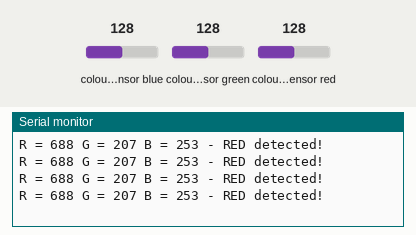
This sketch was run on a simulated Arduino Uno, built with avr-gcc and run on an emulated ATmega328P. Shown: the last lines printed to the serial monitor. Wiring (inferred from the names in the program): TCS3200 colour sensor: output pin 8; S2 pin 6; S3 pin 7; S0 pin 4; S1 pin 5. Inputs (shaded band) come from the test bench; at power-on: colour sensor red 128, colour sensor blue 128, colour sensor green 128.

Above: at 1.2 s.
1.3 s: colour sensor red set to 5
At 1.73 s:
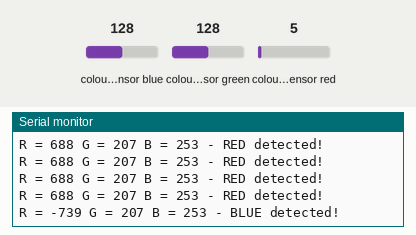
3.6 s: colour sensor blue set to 5
At 3.84 s:
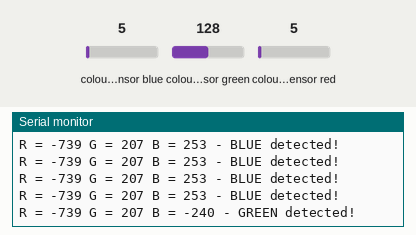
5.7 s: colour sensor green set to 5
At 13.13 s:
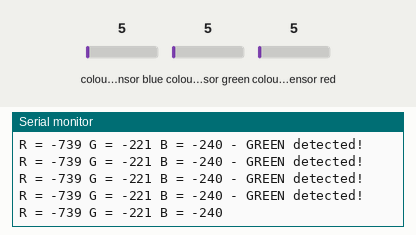

The sketch:

Baca_Warna.ino
```cpp
// TCS230 or TCS3200 pins wiring to Arduino
#define S0 4
#define S1 5
#define S2 6
#define S3 7
#define sensorOut 8

// Stores frequency read by the photodiodes
int redFrequency = 0;
int greenFrequency = 0;
int blueFrequency = 0;

// Stores the red. green and blue colors
int redColor = 0;
int greenColor = 0;
int blueColor = 0;

void setup() {
  // Setting the outputs
  pinMode(S0, OUTPUT);
  pinMode(S1, OUTPUT);
  pinMode(S2, OUTPUT);
  pinMode(S3, OUTPUT);

  // Setting the sensorOut as an input
  pinMode(sensorOut, INPUT);

  // Setting frequency scaling to 20%
  digitalWrite(S0,HIGH);
  digitalWrite(S1,LOW);

  // Begins serial communication
  Serial.begin(9600);
}

void loop() {
  // Setting RED (R) filtered photodiodes to be read
  digitalWrite(S2,LOW);
  digitalWrite(S3,LOW);

  // Reading the output frequency
  redFrequency = pulseIn(sensorOut, LOW);
  // Remaping the value of the RED (R) frequency from 0 to 255
  // You must replace with your own values. Here's an example:
  // redColor = map(redFrequency, 70, 120, 255,0);
  redColor = map(redFrequency, 90, 120, 255,0);

  // Printing the RED (R) value
  Serial.print("R = ");
  Serial.print(redColor);
  delay(100);

  // Setting GREEN (G) filtered photodiodes to be read
  digitalWrite(S2,HIGH);
  digitalWrite(S3,HIGH);

  // Reading the output frequency
  greenFrequency = pulseIn(sensorOut, LOW);
  // Remaping the value of the GREEN (G) frequency from 0 to 255
  // You must replace with your own values. Here's an example:
  // greenColor = map(greenFrequency, 100, 199, 255, 0);
  greenColor = map(greenFrequency, 20, 120, 255, 0);

  // Printing the GREEN (G) value
  Serial.print(" G = ");
  Serial.print(greenColor);
  delay(100);

  // Setting BLUE (B) filtered photodiodes to be read
  digitalWrite(S2,LOW);
  digitalWrite(S3,HIGH);

  // Reading the output frequency
  blueFrequency = pulseIn(sensorOut, LOW);
  // Remaping the value of the BLUE (B) frequency from 0 to 255
  // You must replace with your own values. Here's an example:
  // blueColor = map(blueFrequency, 38, 84, 255, 0);
  blueColor = map(blueFrequency, 38, 125, 255, 0);

  // Printing the BLUE (B) value
  Serial.print(" B = ");
  Serial.print(blueColor);
  delay(100);

  // Checks the current detected color and prints
  // a message in the serial monitor
  if(redColor > greenColor && redColor > blueColor){
      Serial.println(" - RED detected!");
  }
  if(greenColor > redColor && greenColor > blueColor){
    Serial.println(" - GREEN detected!");
  }
  if(blueColor > redColor && blueColor > greenColor){
    Serial.println(" - BLUE detected!");
  }
}
```

Measured:
- after the input at 1.3 s, the serial monitor: prints a new line after 0.22 s (image 1)
- after the input at 3.6 s, the serial monitor: prints a new line at once (image 2)
- after the input at 5.7 s, the serial monitor: prints a new line after 0.05 s (image 3)
